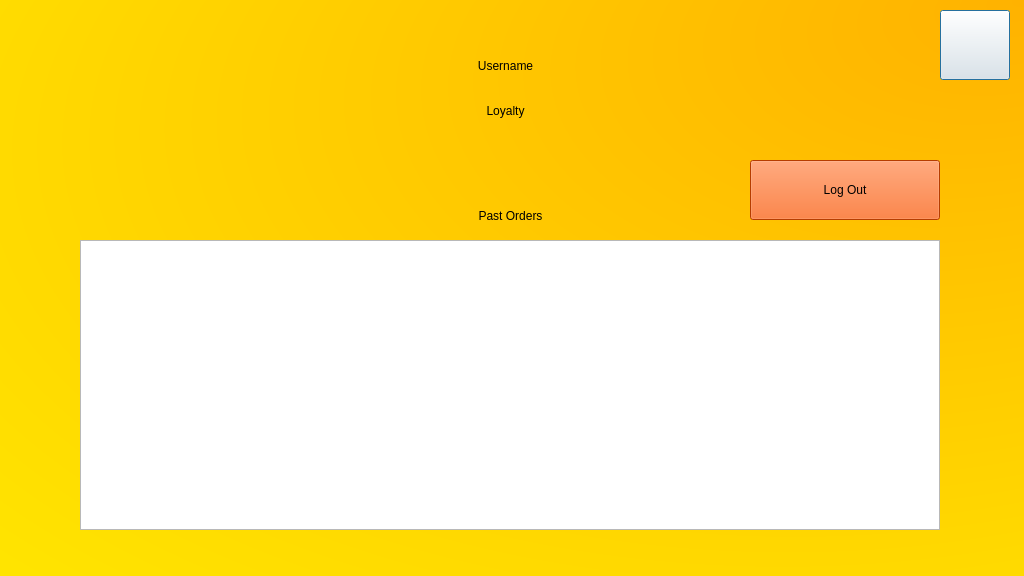
<?xml version="1.0" encoding="UTF-8"?>
<ui version="4.0">
 <class>Dialog</class>
 <widget class="QDialog" name="Dialog">
  <property name="geometry">
   <rect>
    <x>0</x>
    <y>0</y>
    <width>1024</width>
    <height>576</height>
   </rect>
  </property>
  <property name="windowTitle">
   <string>Dialog</string>
  </property>
  <property name="styleSheet">
   <string notr="true"/>
  </property>
  <widget class="QWidget" name="bgwidget" native="true">
   <property name="geometry">
    <rect>
     <x>0</x>
     <y>0</y>
     <width>1024</width>
     <height>576</height>
    </rect>
   </property>
   <property name="styleSheet">
    <string notr="true">QWidget#bgwidget{
background-color: qradialgradient(spread:pad, cx:0.528455, cy:0.512, radius:1.456, fx:1, fy:0, stop:0 rgba(255, 178, 0, 255), stop:1 rgba(255, 255, 0, 255));}</string>
   </property>
   <widget class="QTableWidget" name="orderstable">
    <property name="geometry">
     <rect>
      <x>80</x>
      <y>240</y>
      <width>860</width>
      <height>290</height>
     </rect>
    </property>
    <property name="styleSheet">
     <string notr="true"/>
    </property>
   </widget>
   <widget class="QLabel" name="label">
    <property name="geometry">
     <rect>
      <x>80</x>
      <y>185</y>
      <width>861</width>
      <height>61</height>
     </rect>
    </property>
    <property name="styleSheet">
     <string notr="true">font: 20pt &quot;Cambria&quot;;
color: rgb(0,0,0);</string>
    </property>
    <property name="text">
     <string>Past Orders</string>
    </property>
    <property name="alignment">
     <set>Qt::AlignCenter</set>
    </property>
   </widget>
   <widget class="QLabel" name="username">
    <property name="geometry">
     <rect>
      <x>390</x>
      <y>30</y>
      <width>231</width>
      <height>71</height>
     </rect>
    </property>
    <property name="styleSheet">
     <string notr="true">font: 30pt &quot;Cambria&quot;;
color: rgb(0,0,0);
</string>
    </property>
    <property name="text">
     <string>Username</string>
    </property>
    <property name="alignment">
     <set>Qt::AlignCenter</set>
    </property>
   </widget>
   <widget class="QPushButton" name="returnbutton">
    <property name="geometry">
     <rect>
      <x>940</x>
      <y>10</y>
      <width>70</width>
      <height>70</height>
     </rect>
    </property>
    <property name="styleSheet">
     <string notr="true"/>
    </property>
    <property name="text">
     <string/>
    </property>
   </widget>
   <widget class="QPushButton" name="logoutbutton">
    <property name="geometry">
     <rect>
      <x>750</x>
      <y>160</y>
      <width>190</width>
      <height>60</height>
     </rect>
    </property>
    <property name="styleSheet">
     <string notr="true">background-color: rgb(255, 85, 0);
font: 75 20pt &quot;Cambria&quot;;</string>
    </property>
    <property name="text">
     <string>Log Out</string>
    </property>
   </widget>
   <widget class="QLabel" name="loyaltytext">
    <property name="geometry">
     <rect>
      <x>390</x>
      <y>100</y>
      <width>231</width>
      <height>21</height>
     </rect>
    </property>
    <property name="styleSheet">
     <string notr="true">font: 10pt &quot;Cambria&quot;;
color: rgb(0,0,0);
</string>
    </property>
    <property name="text">
     <string>Loyalty</string>
    </property>
    <property name="alignment">
     <set>Qt::AlignCenter</set>
    </property>
   </widget>
  </widget>
 </widget>
 <resources/>
 <connections/>
</ui>
